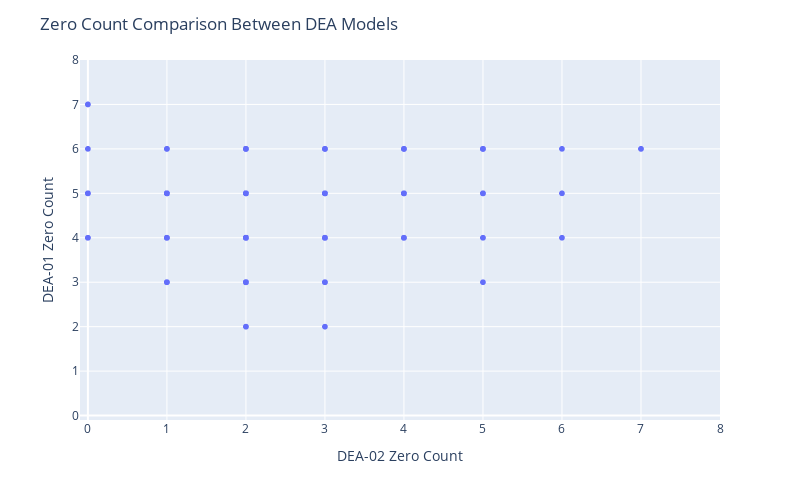

Notebook cell for this chart:
### Code cell
fig = px.scatter(df_w_merged, x="DEA-02 Zero Count", y="DEA-01 Zero Count")

# fig.add_traces(
#     list(px.line(x = np.linspace(0.3, 1, num=2), y = np.linspace(0.3, 1, num=2)).select_traces())
# )

fig.update_traces(line_color='lightgreen', line_width=3)

fig.update_layout(
    autosize=False,
    width=800,
    height=500,
    title_text=f"Zero Count Comparison Between DEA Models",
    yaxis_range = [-0.1,8],
    xaxis_range = [-0.1,8],
#    xaxis_title="ES - 2nd DEA Model",
#    yaxis_title="ES - 1st DEA Model"
)

fig.show()

### Figure 1 — Plotly figure (JSON) as saved in the notebook; plotly's stock layout.template omitted (floating-point values rounded to 4 significant figures; data arrays with more than 128 entries replaced by an {"elided": "..."} marker saying what was removed)
{"data": [{"hovertemplate": "DEA-02 Zero Count=%{x}<br>DEA-01 Zero Count=%{y}<extra></extra>", "legendgroup": "", "line": {"color": "lightgreen", "width": 3}, "marker": {"color": "#636efa", "symbol": "circle"}, "mode": "markers", "name": "", "showlegend": false, "type": "scattergl", "x": {"elided": "1644 int values"}, "xaxis": "x", "y": {"elided": "1644 int values"}, "yaxis": "y"}], "layout": {"autosize": false, "height": 500, "legend": {"tracegroupgap": 0}, "margin": {"t": 60}, "title": {"text": "Zero Count Comparison Between DEA Models"}, "width": 800, "xaxis": {"anchor": "y", "domain": [0, 1], "range": [-0.1, 8], "title": {"text": "DEA-02 Zero Count"}, "type": "linear"}, "yaxis": {"anchor": "x", "domain": [0, 1], "range": [-0.1, 8], "title": {"text": "DEA-01 Zero Count"}, "type": "linear"}}}
